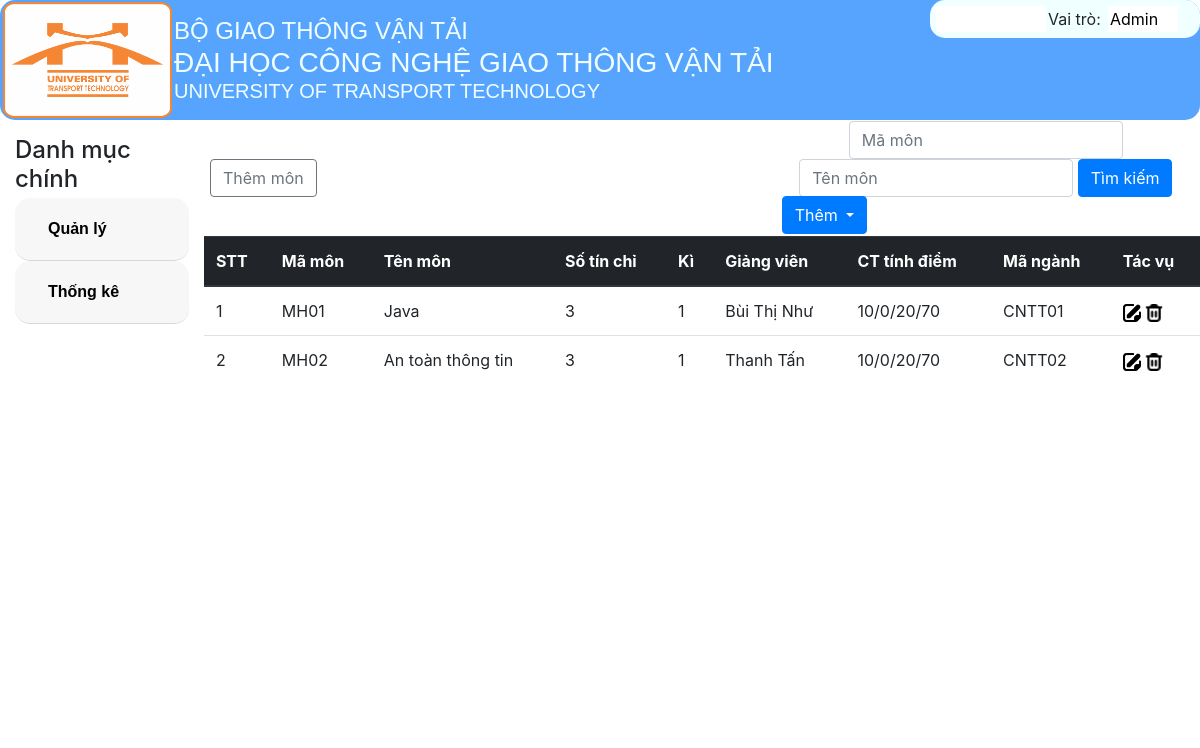
Before: /DanhSachMonHoc/ with the older database file.
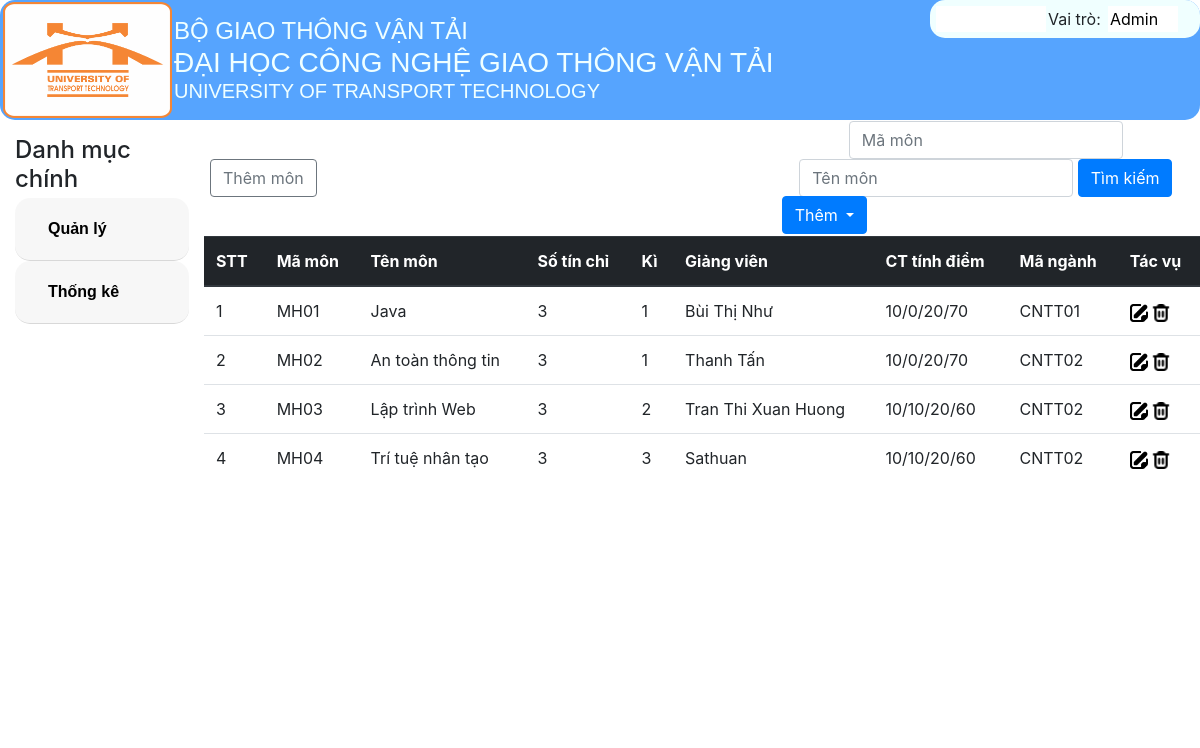
After: the same page with the newer database file.
### tables this page shows
CREATE TABLE `monhoc` (
  `mamon` varchar(30) NOT NULL,
  `tenmon` varchar(50) NOT NULL,
  `sotinchi` varchar(10) NOT NULL,
  `ki` varchar(10) NOT NULL,
  `giangvien` varchar(50) NOT NULL,
  `phuongthuctinhdiem` varchar(100) NOT NULL,
  `manganh` varchar(30) NOT NULL
);

### MVC/Core/controller.php (called while the page is built, shortened)
<?php
class Controller
{
    public function mode($mode){
        return new $mode;
    }
    function view($view, $data= []){
        include_once './MVC/Views/'.$view.'.php';
    }
}

### MVC/Controllers/DanhSachMonHoc.php (called while the page is built, shortened)
<?php
class DanhSachMonHoc extends Controller
{
    protected $monhoc;
    function __construct()
    {
        $this->monhoc = $this->mode('Monhoc');
    }
    function Get_data()
    {
        $this->view('MasterLayoutAD', [
            'page' => 'Monhoc_v',
            'dulieu' => $this->monhoc->monhoc_find('', '')
        ]);
    }
}
?>

### MVC/Core/app.php (called while the page is built, shortened)
<?php
class app
{
    protected $action = 'Get_data';
    function __construct()
    {
        $arr = $this->ProcessURL();
        if($arr!=null){
            if(file_exists("./MVC/Controllers/".$arr[0].".php")){
                $this->controller=$arr[0];
                unset($arr[0]);
            }
        }
        $this->controller=new $this->controller;
        if(isset($arr[1])){
            unset($arr[1]);
        }
        $this->params=$arr?array_values($arr):[];
        call_user_func_array([$this->controller,$this->action],$this->params);
    }
    function ProcessURL(){
        if(isset($_GET['url'])){
            return explode("/",filter_var(trim($_GET['url']),FILTER_DEFAULT));
        }
    }
}
?>

### index.php (called while the page is built, shortened)
<?php
$myapp = new app();
?>

### MVC/Core/connectDB.php (called while the page is built, shortened)
<?php
class connectDB{
    protected $servername="localhost";
    protected $username="root";
    protected $password="";
    protected $dbname="btl_quanlydiem";
    function __construct(){
        $this->con=mysqli_connect($this->servername,$this->username,$this->password,$this->dbname);
    }
}
?>

### MVC/Models/Monhoc.php (called while the page is built, shortened)
<?php
class Monhoc extends connectDB{
    function monhoc_find($mamon,$tenmon){
        $sql_monhoc_find="SELECT * FROM monhoc where mamon like '%$mamon%' and tenmon like '%$tenmon%'";
        return mysqli_query($this->con,$sql_monhoc_find);
    }
}
?>

### MVC/Views/Pages/Monhoc_v.php (the view, shortened to what the changed rows need)
<!DOCTYPE html>
<html lang="en">
<head>
    <link rel="stylesheet" href="Public/Css/style.css">
    <link rel="stylesheet" href="Public/Css/css_bootstrap.min.css">
    <link rel="stylesheet" href="https://stackpath.bootstrapcdn.com/bootstrap/4.1.1/css/bootstrap.min.css">
</head>
<body>
        <form action="http://localhost/BTL_QuanLyDiem/DanhSachMonHoc/Timkiem" method="post">
            <table class="table">
                <thead class="thead-dark">
                    <tr>
                        <th>STT</th>
                        <th>Mã môn</th>
                        <th>Tên môn</th>
                        <th>Số tín chỉ</th>
                        <th>Kì</th>
                        <th>Giảng viên</th>
                        <th>CT tính điểm</th>
                        <th>Mã ngành</th>
                        <th>Tác vụ</th>
                    </tr>
                </thead>
                <tbody>
                    <?php
                        if (isset($data['dulieu']) && $data['dulieu'] != null) {
                            $i = 1;
                            while ($row = mysqli_fetch_array($data['dulieu'])) {
                                ?>
                        <tr>
                            <td>
                                <?php echo $i++ ?>
                            </td>
                            <td>
                                <?php echo $row['mamon'] ?>
                            </td>
                            <td>
                                <?php echo $row['tenmon'] ?>
                            </td>
                            <td>
                                <?php echo $row['sotinchi'] ?>
                            </td>
                            <td>
                                <?php echo $row['ki'] ?>
                            </td>
                            <td>
                                <?php echo $row['giangvien'] ?>
                            </td>
                            <td>
                                <?php echo $row['phuongthuctinhdiem'] ?>
                            </td>
                            <td>
                                <?php echo $row['manganh'] ?>
                            </td>
                            <td>
                                <a href="http://localhost/BTL_QuanLyDiem/DanhSachMonHoc/Sua/<?php echo $row['mamon'] ?>"><img
                                        class="icon" src="Public/Images/note.png" alt="note"></a>
                                <a href="http://localhost/BTL_QuanLyDiem/DanhSachMonHoc/Xoa/<?php echo $row['mamon'] ?>"><img
                                        class="icon" src="Public/Images/trash.png" alt="trash"></a>
                            </td>
                        </tr>
                        <?php
                            }
                        }
                        ?>
            </tbody>
        </table>
    </form>
</body>
</html>

Changed rows visible on the page:
added monhoc: mamon "MH03", tenmon "Lập trình Web", sotinchi "3", ki "2", giangvien "Tran Thi Xuan Huong", phuongthuctinhdiem "10/10/20/60", manganh "CNTT02"
added monhoc: mamon "MH04", tenmon "Trí tuệ nhân tạo", sotinchi "3", ki "3", giangvien "Sathuan", phuongthuctinhdiem "10/10/20/60", manganh "CNTT02"
